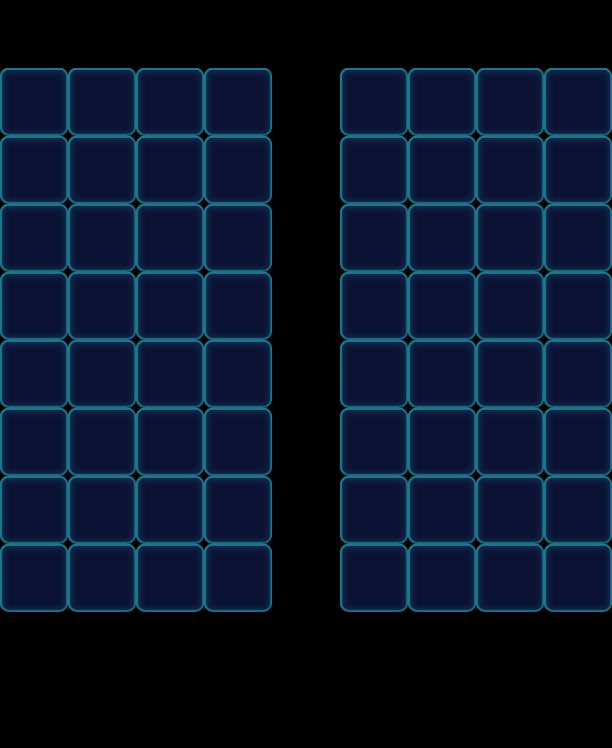

This game map was drawn from its Tiled (.tmx) file and the tilesets committed beside it. A one-line description and the trimmed map source follow:
An orthogonal 9x11 tile map with 68x68 px tiles, 1 tile layer (Valid), 2 tilesets and 80 objects (64x Floor, 4x Monster, 4x Bomb, 4x Factory_Normal, 4x Lock).

<map version="1.0" orientation="orthogonal" width="9" height="11" tilewidth="68" tileheight="68">
 <properties>
  <property name="Connect" value="08,51,1|18,61,1|28,71,1|38,81,1" />
 </properties>
 <tileset firstgid="1" name="game_grid1" tilewidth="68" tileheight="68">
  <image source="game_grid1.png" width="68" height="68" />
 </tileset>
 <tileset firstgid="2" name="map" tilewidth="68" tileheight="68">
  <image source="map.png" width="1024" height="1024" />
 </tileset>
 <layer name="Valid" width="9" height="11">
  <data>[99 cells, 64 non-empty, 1 distinct tile ids]</data>
 </layer>
 <objectgroup name="BottomObj" width="9" height="11">
  <object name="Jelly3" type="Floor" gid="33" x="340" y="204">
   <properties>
    <property name="Layers" value="2" />
   </properties>
  </object>
  <object name="Jelly3" type="Floor" gid="33" x="408" y="204">
   <properties>
    <property name="Layers" value="2" />
   </properties>
  </object>
  <object name="Jelly3" type="Floor" gid="33" x="476" y="204">
   <properties>
    <property name="Layers" value="2" />
   </properties>
  </object>
  <object name="Jelly3" type="Floor" gid="33" x="544" y="204">
   <properties>
    <property name="Layers" value="2" />
   </properties>
  </object>
  <object name="Jelly3" type="Floor" gid="33" x="544" y="272">
   <properties>
    <property name="Layers" value="2" />
   </properties>
  </object>
  <object name="Jelly3" type="Floor" gid="33" x="340" y="272">
   <properties>
    <property name="Layers" value="2" />
   </properties>
  </object>
  <object name="Jelly3" type="Floor" gid="33" x="476" y="272">
   <properties>
    <property name="Layers" value="2" />
   </properties>
  </object>
  <object name="Jelly3" type="Floor" gid="33" x="408" y="272">
   <properties>
    <property name="Layers" value="2" />
   </properties>
  </object>
  <object name="Jelly3" type="Floor" gid="33" x="544" y="340">
   <properties>
    <property name="Layers" value="2" />
   </properties>
  </object>
  <object name="Jelly3" type="Floor" gid="33" x="340" y="340">
   <properties>
    <property name="Layers" value="2" />
   </properties>
  </object>
  <object name="Jelly3" type="Floor" gid="33" x="476" y="340">
   <properties>
    <property name="Layers" value="2" />
   </properties>
  </object>
  <object name="Jelly3" type="Floor" gid="33" x="408" y="340">
   <properties>
    <property name="Layers" value="2" />
   </properties>
  </object>
  <object name="Jelly3" type="Floor" gid="33" x="544" y="408">
   <properties>
    <property name="Layers" value="2" />
   </properties>
  </object>
  <object name="Jelly3" type="Floor" gid="33" x="340" y="408">
   <properties>
    <property name="Layers" value="2" />
   </properties>
  </object>
  <object name="Jelly3" type="Floor" gid="33" x="476" y="408">
   <properties>
    <property name="Layers" value="2" />
   </properties>
  </object>
  <object name="Jelly3" type="Floor" gid="33" x="408" y="408">
   <properties>
    <property name="Layers" value="2" />
   </properties>
  </object>
  <object name="Jelly3" type="Floor" gid="33" x="544" y="612">
   <properties>
    <property name="Layers" value="2" />
   </properties>
  </object>
  <object name="Jelly3" type="Floor" gid="33" x="340" y="612">
   <properties>
    <property name="Layers" value="2" />
   </properties>
  </object>
  <object name="Jelly3" type="Floor" gid="33" x="476" y="612">
   <properties>
    <property name="Layers" value="2" />
   </properties>
  </object>
  <object name="Jelly3" type="Floor" gid="33" x="408" y="612">
   <properties>
    <property name="Layers" value="2" />
   </properties>
  </object>
  <object name="Jelly3" type="Floor" gid="33" x="544" y="544">
   <properties>
    <property name="Layers" value="2" />
   </properties>
  </object>
  <object name="Jelly3" type="Floor" gid="33" x="340" y="544">
   <properties>
    <property name="Layers" value="2" />
   </properties>
  </object>
  <object name="Jelly3" type="Floor" gid="33" x="476" y="544">
   <properties>
    <property name="Layers" value="2" />
   </properties>
  </object>
  <object name="Jelly3" type="Floor" gid="33" x="408" y="544">
   <properties>
    <property name="Layers" value="2" />
   </properties>
  </object>
  <object name="Jelly3" type="Floor" gid="33" x="0" y="612">
   <properties>
    <property name="Layers" value="2" />
   </properties>
  </object>
  <object name="Jelly3" type="Floor" gid="33" x="68" y="612">
   <properties>
    <property name="Layers" value="2" />
   </properties>
  </object>
  <object name="Jelly3" type="Floor" gid="33" x="136" y="612">
   <properties>
    <property name="Layers" value="2" />
   </properties>
  </object>
  <object name="Jelly3" type="Floor" gid="33" x="204" y="612">
   <properties>
    <property name="Layers" value="2" />
   </properties>
  </object>
  <object name="Jelly3" type="Floor" gid="33" x="0" y="476">
   <properties>
    <property name="Layers" value="2" />
   </properties>
  </object>
  <object name="Jelly3" type="Floor" gid="33" x="68" y="476">
   <properties>
    <property name="Layers" value="2" />
   </properties>
  </object>
  <object name="Jelly3" type="Floor" gid="33" x="136" y="476">
   <properties>
    <property name="Layers" value="2" />
   </properties>
  </object>
  <object name="Jelly3" type="Floor" gid="33" x="204" y="476">
   <properties>
    <property name="Layers" value="2" />
   </properties>
  </object>
  <object name="Jelly3" type="Floor" gid="33" x="0" y="136">
   <properties>
    <property name="Layers" value="2" />
   </properties>
  </object>
  <object name="Jelly3" type="Floor" gid="33" x="68" y="136">
   <properties>
    <property name="Layers" value="2" />
   </properties>
  </object>
  <object name="Jelly3" type="Floor" gid="33" x="136" y="136">
   <properties>
    <property name="Layers" value="2" />
   </properties>
  </object>
  <object name="Jelly3" type="Floor" gid="33" x="204" y="136">
   <properties>
    <property name="Layers" value="2" />
   </properties>
  </object>
  <object name="Jelly3" type="Floor" gid="33" x="136" y="204">
   <properties>
    <property name="Layers" value="2" />
   </properties>
  </object>
  <object name="Jelly3" type="Floor" gid="33" x="204" y="204">
   <properties>
    <property name="Layers" value="2" />
   </properties>
  </object>
  <object name="Jelly3" type="Floor" gid="33" x="0" y="204">
   <properties>
    <property name="Layers" value="2" />
   </properties>
  </object>
  <object name="Jelly3" type="Floor" gid="33" x="68" y="204">
   <properties>
    <property name="Layers" value="2" />
   </properties>
  </object>
  <object name="Jelly3" type="Floor" gid="33" x="136" y="272">
   <properties>
    <property name="Layers" value="2" />
   </properties>
  </object>
  <object name="Jelly3" type="Floor" gid="33" x="204" y="272">
   <properties>
    <property name="Layers" value="2" />
   </properties>
  </object>
  <object name="Jelly3" type="Floor" gid="33" x="0" y="272">
   <properties>
    <property name="Layers" value="2" />
   </properties>
  </object>
  <object name="Jelly3" type="Floor" gid="33" x="68" y="272">
   <properties>
    <property name="Layers" value="2" />
   </properties>
  </object>
  <object name="Jelly3" type="Floor" gid="33" x="136" y="340">
   <properties>
    <property name="Layers" value="2" />
   </properties>
  </object>
  <object name="Jelly3" type="Floor" gid="33" x="204" y="340">
   <properties>
    <property name="Layers" value="2" />
   </properties>
  </object>
  <object name="Jelly3" type="Floor" gid="33" x="0" y="340">
   <properties>
    <property name="Layers" value="2" />
   </properties>
  </object>
  </objectgroup>
 <objectgroup name="MiddleObj" width="9" height="11">
  <!-- 8 objects omitted --></objectgroup>
 <objectgroup color="#000000" name="TopObj" width="9" height="11">
  <!-- 8 objects omitted --></objectgroup>
</map>
<!-- 33 of 80 objects omitted -->
